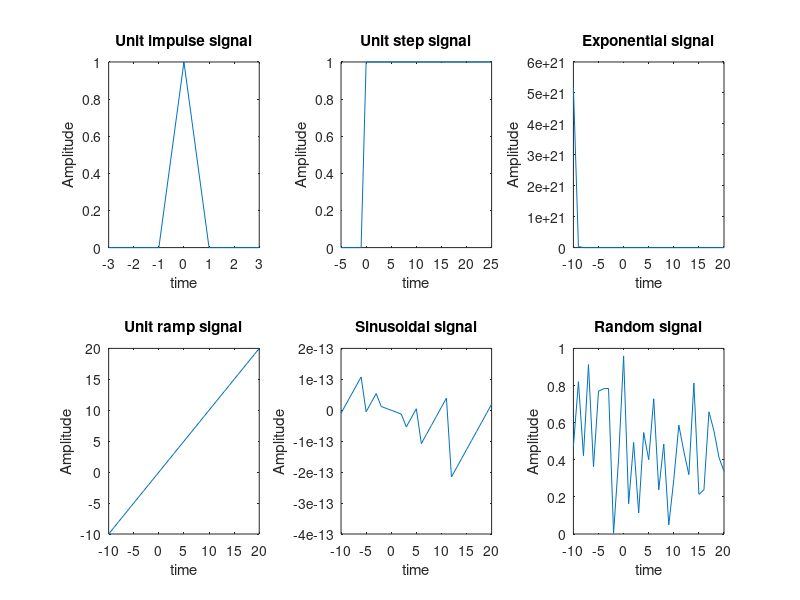

Reproduce this figure in MATLAB.
%WAVE FORM GENERATION
%CT SIGNAL
%UNIT IMPULSE
clc;
clear all;
close all;
t1=-3:1:3;
x1=[0,0,0,1,0,0,0];
subplot(2,3,1);
plot(t1,x1);
xlabel('time');
ylabel('Amplitude');
title('Unit impulse signal');
%UNIT STEP SIGNAL
t2=-5:1:25;
x2=[zeros(1,5),ones(1,26)];
subplot(2,3,2);
plot(t2,x2);
xlabel('time');
ylabel('Amplitude');
title('Unit step signal');
%EXPONENTIAL SIGNAL
a=input('Enter the value of a:');
t3=-10:1:20;
x3=exp(-1*a*t3);
subplot(2,3,3);
plot(t3,x3);
xlabel('time');
ylabel('Amplitude');
title('Exponential signal');
%UNIT RAMP SIGNAL
t4=-10:1:20;
x4=t4;
subplot(2,3,4);
plot(t4,x4);
xlabel('time');
ylabel('Amplitude');
title('Unit ramp signal');
%SINUSOIDAL SIGNAL
A=input('Enter the amplitude:');
f=input('Enter the frequency:');
t5=-10:1:20;
x5=A*sin(2*pi*f*t5);
subplot(2,3,5);
plot(t5,x5)
xlabel('time');
ylabel('Amplitude');
title('Sinusoidal signal');
%RANDOM SIGNAL
t6=-10:1:20;
x6=rand(1,31);
subplot(2,3,6);
plot(t6,x6);
xlabel('time');
ylabel('Amplitude');
title('Random signal');

